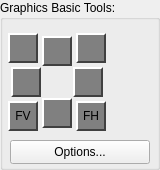
    <widget class="QGroupBox" name="groupBox_3">
     <property name="geometry">
      <rect>
       <x>3</x>
       <y>299</y>
       <width>160</width>
       <height>170</height>
      </rect>
     </property>
     <property name="title">
      <string>Graphics Basic Tools:</string>
     </property>
     <widget class="QPushButton" name="cmdPushImageUp">
      <property name="geometry">
       <rect>
        <x>42</x>
        <y>36</y>
        <width>30</width>
        <height>30</height>
       </rect>
      </property>
      <property name="toolTip">
       <string>Push Image Up</string>
      </property>
      <property name="styleSheet">
       <string notr="true">QPushButton {
    background-color: #808080;   /* classic grey */
    border: 2px solid #FFFFFF;   /* top/left highlights */
    border-right-color: #404040; /* bottom/right shadows */
    border-bottom-color: #404040;
    padding: 4px;
}

QPushButton:pressed {
    border: 2px solid #808080;   /* swap border to look pressed */
    border-right-color: #FFFFFF;
    border-bottom-color: #FFFFFF;
    background-color: #808080;
}
QPushButton:hover {
    background-color: #808080;   /* slightly lighter on hover */
}</string>
      </property>
      <property name="text">
       <string/>
      </property>
      <property name="icon">
       <iconset theme="QIcon::ThemeIcon::GoUp"/>
      </property>
      <property name="autoRepeat">
       <bool>true</bool>
      </property>
      <property name="autoRepeatInterval">
       <number>20</number>
      </property>
     </widget>
     <widget class="QPushButton" name="cmdPushImageDown">
      <property name="geometry">
       <rect>
        <x>42</x>
        <y>98</y>
        <width>30</width>
        <height>30</height>
       </rect>
      </property>
      <property name="toolTip">
       <string>Push Image Down</string>
      </property>
      <property name="styleSheet">
       <string notr="true">QPushButton {
    background-color: #808080;   /* classic grey */
    border: 2px solid #FFFFFF;   /* top/left highlights */
    border-right-color: #404040; /* bottom/right shadows */
    border-bottom-color: #404040;
    padding: 4px;
}

QPushButton:pressed {
    border: 2px solid #808080;   /* swap border to look pressed */
    border-right-color: #FFFFFF;
    border-bottom-color: #FFFFFF;
    background-color: #808080;
}
QPushButton:hover {
    background-color: #808080;   /* slightly lighter on hover */
}</string>
      </property>
      <property name="text">
       <string/>
      </property>
      <property name="icon">
       <iconset theme="QIcon::ThemeIcon::GoDown"/>
      </property>
      <property name="autoRepeat">
       <bool>true</bool>
      </property>
      <property name="autoRepeatInterval">
       <number>20</number>
      </property>
     </widget>
     <widget class="QPushButton" name="cmdPushImageLeft">
      <property name="geometry">
       <rect>
        <x>11</x>
        <y>67</y>
        <width>30</width>
        <height>30</height>
       </rect>
      </property>
      <property name="toolTip">
       <string>Push Image Left</string>
      </property>
      <property name="styleSheet">
       <string notr="true">QPushButton {
    background-color: #808080;   /* classic grey */
    border: 2px solid #FFFFFF;   /* top/left highlights */
    border-right-color: #404040; /* bottom/right shadows */
    border-bottom-color: #404040;
    padding: 4px;
}

QPushButton:pressed {
    border: 2px solid #808080;   /* swap border to look pressed */
    border-right-color: #FFFFFF;
    border-bottom-color: #FFFFFF;
    background-color: #808080;
}
QPushButton:hover {
    background-color: #808080;   /* slightly lighter on hover */
}</string>
      </property>
      <property name="text">
       <string/>
      </property>
      <property name="icon">
       <iconset theme="QIcon::ThemeIcon::GoPrevious"/>
      </property>
      <property name="autoRepeat">
       <bool>true</bool>
      </property>
      <property name="autoRepeatInterval">
       <number>20</number>
      </property>
     </widget>
     <widget class="QPushButton" name="cmdPushImageRight">
      <property name="geometry">
       <rect>
        <x>73</x>
        <y>67</y>
        <width>30</width>
        <height>30</height>
       </rect>
      </property>
      <property name="toolTip">
       <string>Push Image Right</string>
      </property>
      <property name="styleSheet">
       <string notr="true">QPushButton {
    background-color: #808080;   /* classic grey */
    border: 2px solid #FFFFFF;   /* top/left highlights */
    border-right-color: #404040; /* bottom/right shadows */
    border-bottom-color: #404040;
    padding: 4px;
}

QPushButton:pressed {
    border: 2px solid #808080;   /* swap border to look pressed */
    border-right-color: #FFFFFF;
    border-bottom-color: #FFFFFF;
    background-color: #808080;
}
QPushButton:hover {
    background-color: #808080;   /* slightly lighter on hover */
}</string>
      </property>
      <property name="text">
       <string/>
      </property>
      <property name="icon">
       <iconset theme="QIcon::ThemeIcon::GoNext"/>
      </property>
      <property name="autoRepeat">
       <bool>true</bool>
      </property>
      <property name="autoRepeatInterval">
       <number>20</number>
      </property>
     </widget>
     <widget class="QPushButton" name="cmdRotateCC90">
      <property name="geometry">
       <rect>
        <x>8</x>
        <y>33</y>
        <width>30</width>
        <height>30</height>
       </rect>
      </property>
      <property name="toolTip">
       <string>Rotate 90 degrees C-ClockWise</string>
      </property>
      <property name="styleSheet">
       <string notr="true">QPushButton {
    background-color: #808080;   /* classic grey */
    border: 2px solid #FFFFFF;   /* top/left highlights */
    border-right-color: #404040; /* bottom/right shadows */
    border-bottom-color: #404040;
    padding: 4px;
}

QPushButton:pressed {
    border: 2px solid #808080;   /* swap border to look pressed */
    border-right-color: #FFFFFF;
    border-bottom-color: #FFFFFF;
    background-color: #808080;
}
QPushButton:hover {
    background-color: #808080;   /* slightly lighter on hover */
}</string>
      </property>
      <property name="text">
       <string/>
      </property>
      <property name="icon">
       <iconset theme="QIcon::ThemeIcon::EditUndo"/>
      </property>
     </widget>
     <widget class="QPushButton" name="cmdRotateC90">
      <property name="geometry">
       <rect>
        <x>76</x>
        <y>33</y>
        <width>30</width>
        <height>30</height>
       </rect>
      </property>
      <property name="toolTip">
       <string>Rotate 90 degrees ClockWise</string>
      </property>
      <property name="styleSheet">
       <string notr="true">QPushButton {
    background-color: #808080;   /* classic grey */
    border: 2px solid #FFFFFF;   /* top/left highlights */
    border-right-color: #404040; /* bottom/right shadows */
    border-bottom-color: #404040;
    padding: 4px;
}

QPushButton:pressed {
    border: 2px solid #808080;   /* swap border to look pressed */
    border-right-color: #FFFFFF;
    border-bottom-color: #FFFFFF;
    background-color: #808080;
}
QPushButton:hover {
    background-color: #808080;   /* slightly lighter on hover */
}</string>
      </property>
      <property name="text">
       <string/>
      </property>
      <property name="icon">
       <iconset theme="QIcon::ThemeIcon::EditRedo"/>
      </property>
     </widget>
     <widget class="QPushButton" name="cmdFlipV">
      <property name="geometry">
       <rect>
        <x>8</x>
        <y>101</y>
        <width>30</width>
        <height>30</height>
       </rect>
      </property>
      <property name="toolTip">
       <string>Rotate 90 degrees C-ClockWise</string>
      </property>
      <property name="styleSheet">
       <string notr="true">QPushButton {
    background-color: #808080;   /* classic grey */
    border: 2px solid #FFFFFF;   /* top/left highlights */
    border-right-color: #404040; /* bottom/right shadows */
    border-bottom-color: #404040;
    padding: 4px;
}

QPushButton:pressed {
    border: 2px solid #808080;   /* swap border to look pressed */
    border-right-color: #FFFFFF;
    border-bottom-color: #FFFFFF;
    background-color: #808080;
}
QPushButton:hover {
    background-color: #808080;   /* slightly lighter on hover */
}</string>
      </property>
      <property name="text">
       <string>FV</string>
      </property>
     </widget>
     <widget class="QPushButton" name="cmdFlipH">
      <property name="geometry">
       <rect>
        <x>76</x>
        <y>101</y>
        <width>30</width>
        <height>30</height>
       </rect>
      </property>
      <property name="toolTip">
       <string>Rotate 90 degrees C-ClockWise</string>
      </property>
      <property name="styleSheet">
       <string notr="true">QPushButton {
    background-color: #808080;   /* classic grey */
    border: 2px solid #FFFFFF;   /* top/left highlights */
    border-right-color: #404040; /* bottom/right shadows */
    border-bottom-color: #404040;
    padding: 4px;
}

QPushButton:pressed {
    border: 2px solid #808080;   /* swap border to look pressed */
    border-right-color: #FFFFFF;
    border-bottom-color: #FFFFFF;
    background-color: #808080;
}
QPushButton:hover {
    background-color: #808080;   /* slightly lighter on hover */
}</string>
      </property>
      <property name="text">
       <string>FH</string>
      </property>
     </widget>
     <widget class="QPushButton" name="cmdOpenOptions">
      <property name="geometry">
       <rect>
        <x>10</x>
        <y>140</y>
        <width>140</width>
        <height>24</height>
       </rect>
      </property>
      <property name="text">
       <string>Options...</string>
      </property>
     </widget>
    </widget>
